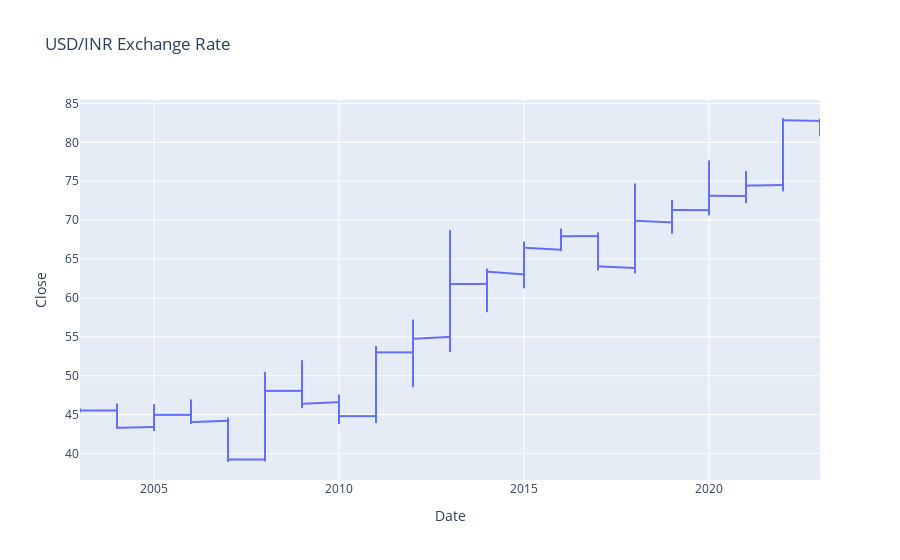

Notebook code for this chart:
### Code cell
#USD/INR Exchange Rate Trends:

fig = px.line(usd_inr_data, x='Date', y='Close', title='USD/INR Exchange Rate')
fig.show()

#plt.plot(usd_inr_data['Date'], usd_inr_data['Close'], label='USD/INR Exchange Rate', color='green')

### Figure 1 — Plotly figure (JSON) as saved in the notebook; plotly's stock layout.template omitted (floating-point values rounded to 4 significant figures; data arrays with more than 128 entries replaced by an {"elided": "..."} marker saying what was removed)
{"data": [{"hovertemplate": "Date=%{x}<br>Close=%{y}<extra></extra>", "legendgroup": "", "line": {"color": "#636efa", "dash": "solid"}, "marker": {"symbol": "circle"}, "mode": "lines", "name": "", "showlegend": false, "type": "scattergl", "x": {"elided": "5063 str values"}, "xaxis": "x", "y": {"elided": "5063 float values"}, "yaxis": "y"}], "layout": {"autosize": true, "legend": {"tracegroupgap": 0}, "title": {"text": "USD/INR Exchange Rate"}, "xaxis": {"anchor": "y", "autorange": true, "domain": [0, 1], "range": ["2003-01-01", "2023-01-01"], "title": {"text": "Date"}, "type": "date"}, "yaxis": {"anchor": "x", "autorange": true, "domain": [0, 1], "range": [36.6, 85.44], "title": {"text": "Close"}, "type": "linear"}}}
